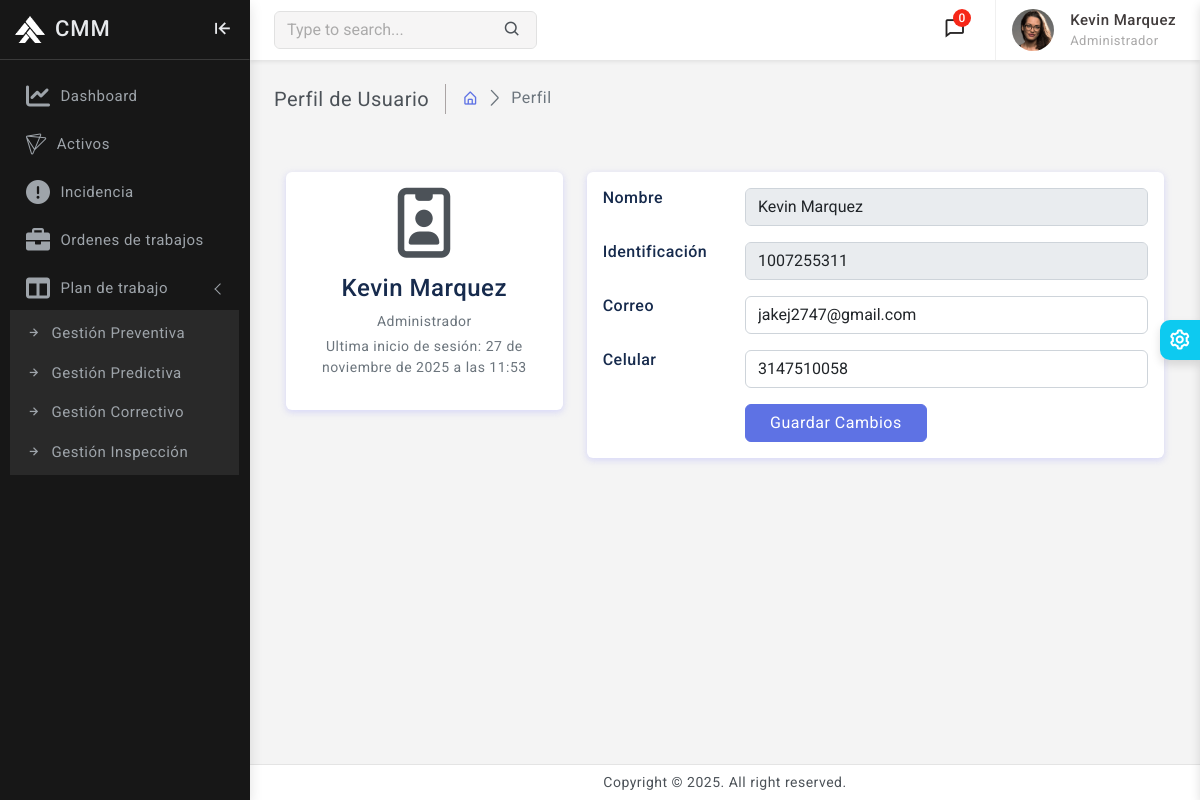
/profile/ (signed in), run on an earlier commit of the app's database.
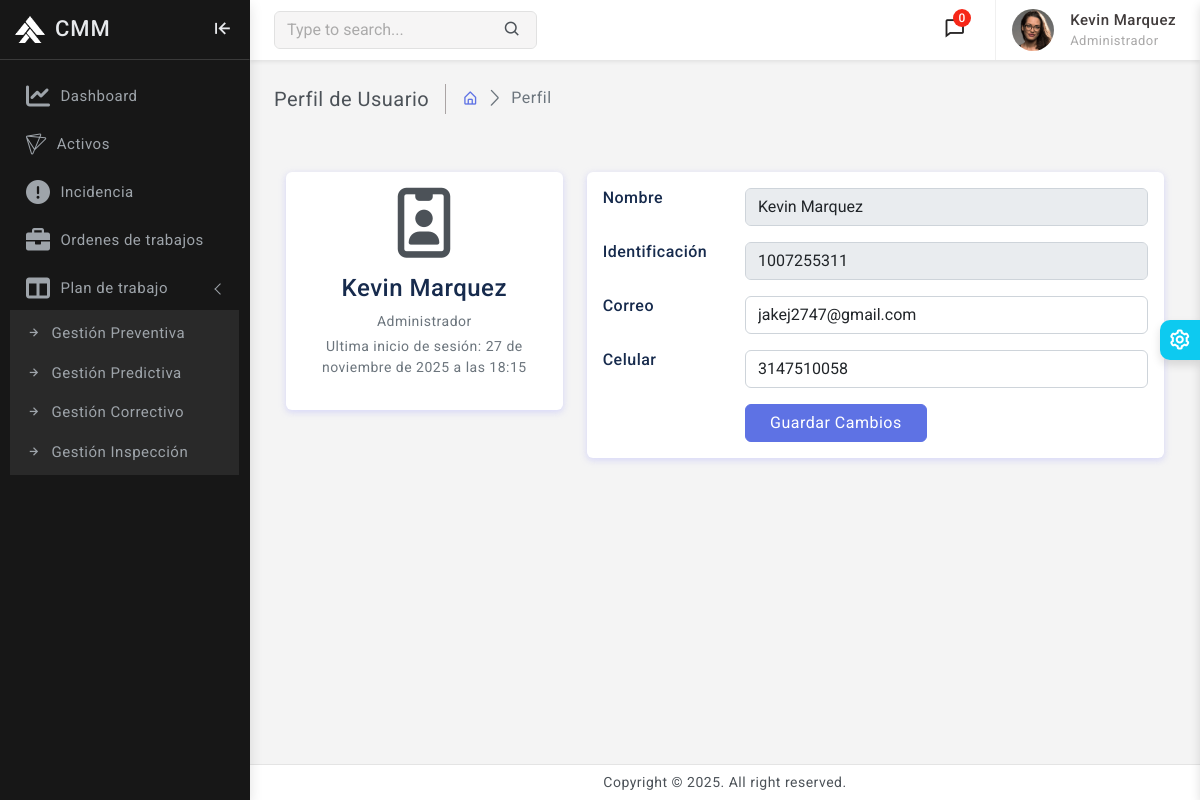
And on a later commit of the database.
### usuarios/models.py (models this page shows, shortened)
class Usuario(AbstractBaseUser, PermissionsMixin):
    username                = models.CharField(max_length=50, unique=True)
    email                   = models.EmailField(max_length=100, unique=True)
    date_joined             = models.DateTimeField(auto_now_add=True)
    last_login              = models.DateTimeField(auto_now_add=True)
    is_staff                = models.BooleanField(default=False)
    is_active               = models.BooleanField(default=False)
    is_superuser            = models.BooleanField(default=False)
    USERNAME_FIELD = 'username'
    REQUIRED_FIELDS = ['email']
    objects = MyAccountManager()

### CMM/context_processors.py (called while the page is built)
def global_context(request):
    user = None
    perfil = None
    if request.user.is_authenticated:
        user = request.user
        perfil = PerfilUsuario.objects.filter(usuario=request.user).first()
    return {
        'perfil': perfil,
        'user': user,
    }

### usuarios/models.py (called while the page is built)
    def __str__(self):
        return self.cargo

    def full_name(self):
        return f'{self.nombre} {self.apellido}'

### templates/usuarios/profile.html (shortened to what the changed rows need)
{% extends 'base.html' %}
{% block content %}
    <div class="page-wrapper">
        <div class="page-content">
            {% if perfil %}
            <br><br>
            <div class="container">
                <div class="main-body">
                    <div class="row">
                        <div class="col-lg-4">
                            <div class="card">
                                <div class="card-body">
                                    <div class="d-flex flex-column align-items-center text-center">
                                        <i class="fa-regular fa-id-badge fa-5x"></i>
                                        <div class="mt-3">
                                            <h4>{{perfil.full_name}}</h4>
                                            <p class="text-secondary mb-1">{{perfil.cargo}}</p>
                                            <p class="text-muted font-size-sm">Ultima inicio de sesión: {{user.last_login}}</p>
                                        </div>
                                    </div>
                                </div>
                            </div>
                        </div>
                        <div class="col-lg-8">
                            <form method="POST" action="{% url 'update_profile' %}">
                                <div class="card">
                                    <div class="card-body">
                                        <div class="row mb-3">
                                            <div class="col-sm-3">
                                                <h6 class="mb-0">Nombre</h6>
                                            </div>
                                            <div class="col-sm-9 text-secondary">
                                                <input disabled type="text" class="form-control" value="{{perfil.full_name}}" />
                                            </div>
                                        </div>
                                        <div class="row mb-3">
                                            <div class="col-sm-3">
                                                <h6 class="mb-0">Identificación</h6>
                                            </div>
                                            <div class="col-sm-9 text-secondary">
                                                <input disabled type="text" class="form-control" value="{{perfil.documento}}" />
                                            </div>
                                        </div>
                                        <div class="row mb-3">
                                            <div class="col-sm-3">
                                                <h6 class="mb-0">Correo</h6>
                                            </div>
                                            <div class="col-sm-9 text-secondary">
                                                <input type="email" class="form-control" name="email" value="{{user.email}}" />
                                            </div>
                                        </div>
                                        <div class="row mb-3">
                                            <div class="col-sm-3">
                                                <h6 class="mb-0">Celular</h6>
                                            </div>
                                            <div class="col-sm-9 text-secondary">
                                                <input type="number" class="form-control" name="telefono" value="{{perfil.telefono}}" />
                                            </div>
                                        </div>
                                        <div class="row">
                                            <div class="col-sm-3"></div>
                                            <div class="col-sm-9 text-secondary">
                                                <input type="submit" class="btn btn-primary px-4" value="Guardar Cambios" />
                                            </div>
                                        </div>
                                    </div>
                                </div>
                            </form>
                        </div>
                    </div>
                </div>
            </div>
            {% endif %}
        </div>
    </div>
{% endblock %}

What changed in the data, as far as the page shows it:
changed Usuario "jakej2747@gmail.com": last_login "27 de noviembre de 2025 a las 11:53" → "27 de noviembre de 2025 a las 18:15"
